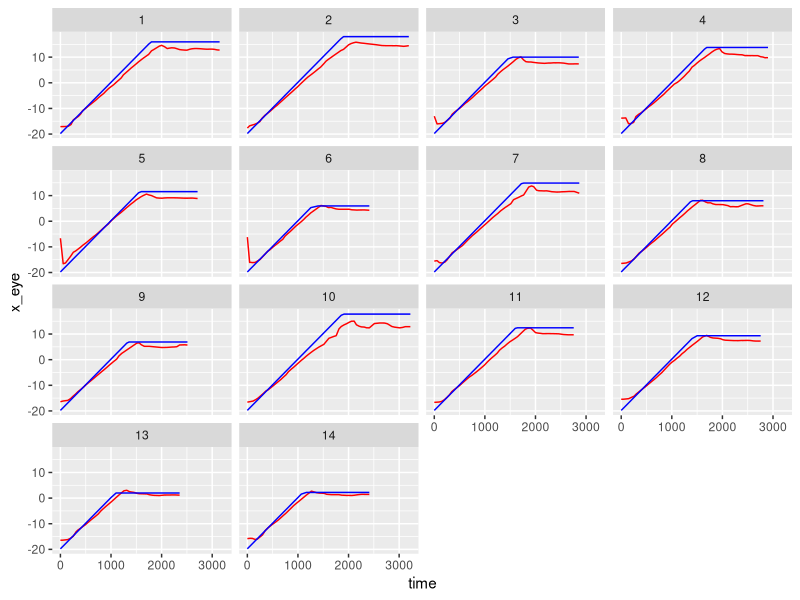
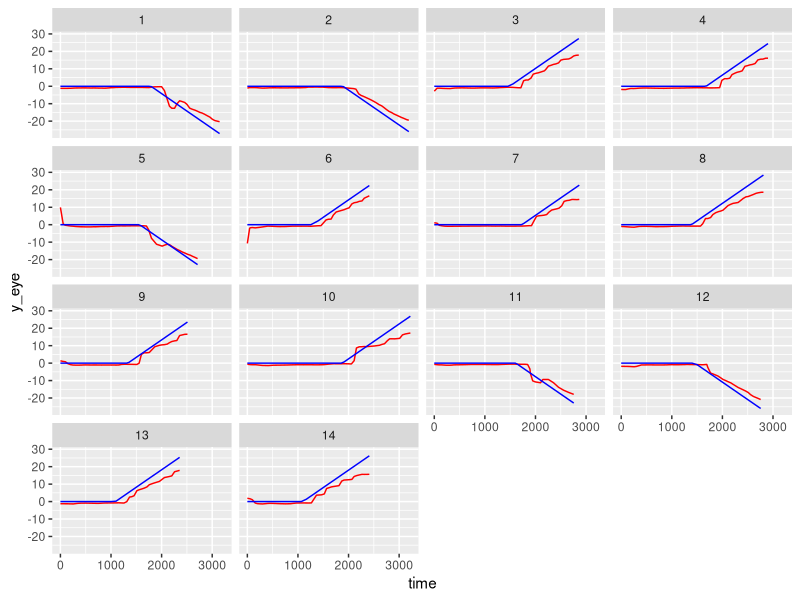
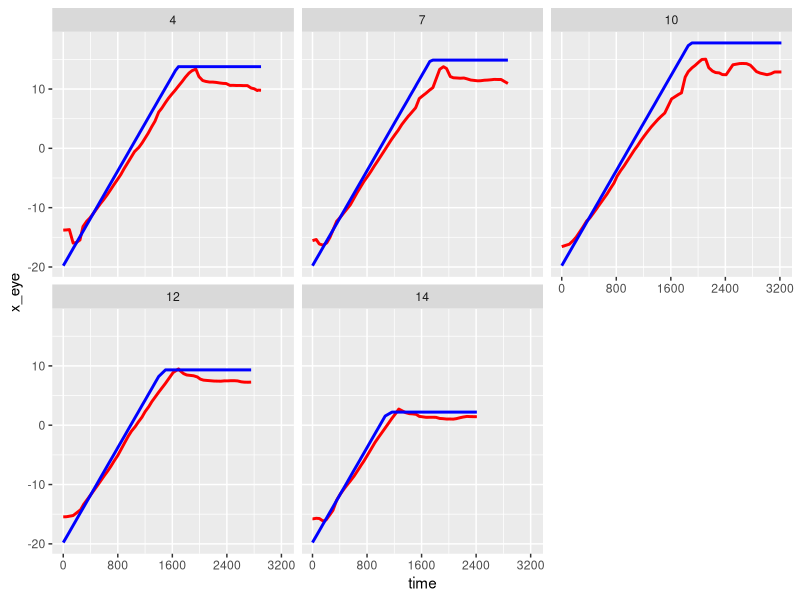
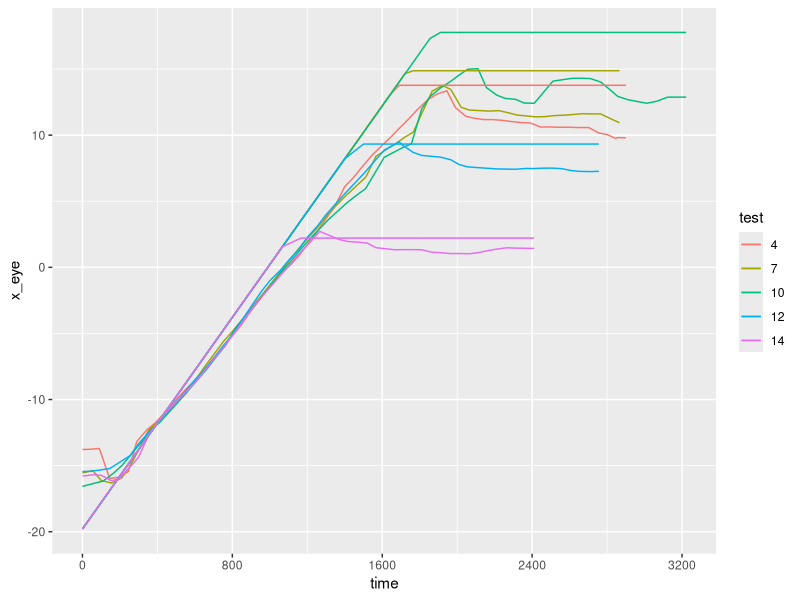
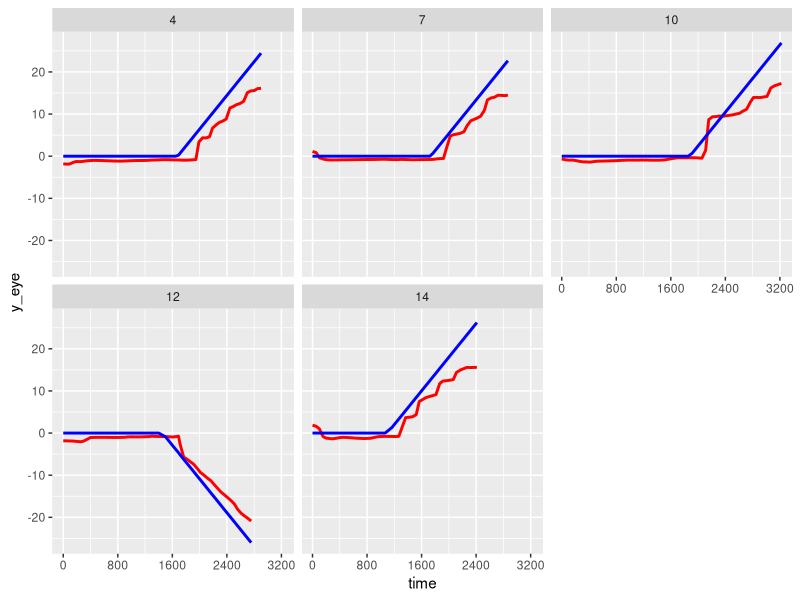
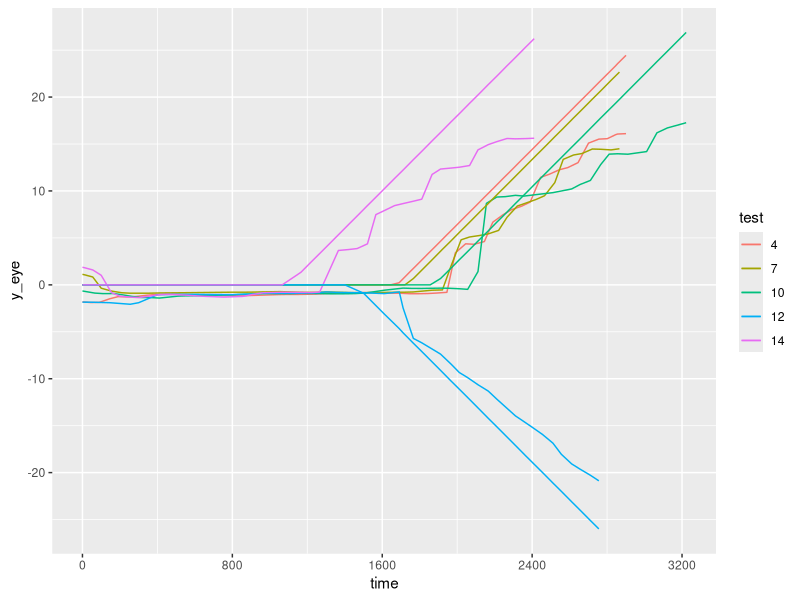

Write the R code that produced these figures, in order.
## ---- chunk 1
library(ggplot2)
library(gganimate)
library(dplyr)
library(transformr)

eyepaths <- read.csv("all_eye_paths.csv")
orbpaths <- read.csv("all_orb_paths.csv")

eyepaths
orbpaths

## Directions:
# Left: 4,7,10,12,14
# Up: 1,5,9,11,15
# Down: 2,3,6,8,13 

# Combining orb paths and eye tracking
combined <- eyepaths %>%
  full_join(orbpaths, by = c("test","time"), suffix = c("_eye", "_orb")) %>%
  mutate(y_orb = as.double(y_orb))

combined

# Separating by direction 

left_tests <- combined %>%
  filter(test %in% c(4,7,10,12,14)) %>%
  mutate(test = as.factor(test)) %>%
  na.omit()

up_tests <- combined %>%
  filter(test %in% c(1,5,9,11,15)) %>%
  mutate(test = as.factor(test)) %>%
  na.omit()

down_tests <- combined %>%
  filter(test %in% c(2,3,6,8,13 )) %>%
  mutate(test = as.factor(test)) %>%
  na.omit()

left_tests # holds points for balls that go left
up_tests # holds points for balls that go up
down_tests # holds points for balls that go down

#write files
write.csv(left_tests, "C:\\Users\\joann\\OneDrive\\Desktop\\EMC\\EMC Analysis\\left-tests\\left_tests.csv", row.names = FALSE)
write.csv(up_tests, "C:\\Users\\joann\\OneDrive\\Desktop\\EMC\\EMC Analysis\\up-tests\\up_tests.csv", row.names = FALSE)
write.csv(down_tests, "C:\\Users\\joann\\OneDrive\\Desktop\\EMC\\EMC Analysis\\down-tests\\down_tests.csv", row.names = FALSE)
## ---- chunk 2
# plots all test's x-comp
combined <- combined %>% na.omit()
ggplot(combined, aes(x = time, y = x_eye)) +
  geom_line(color = "red") +
  geom_line(aes(x = time, y = x_orb), color = "blue") +
  facet_wrap(~test)

# plots all test's y-comp
ggplot(combined, aes(x = time, y = y_eye)) +
  geom_line(color = "red") +
  geom_line(aes(x = time, y = y_orb), color = "blue") +
  facet_wrap(~test)


# X comp for left_tests
left_tests %>%
  ggplot(aes(x = time, y = x_eye)) + 
    geom_line(color = "red", linewidth = 1) +
    geom_line(aes(x = time, y = x_orb), color = "blue", linewidth = 1) + 
    scale_x_continuous(breaks = seq(0, 3200, by = 800)) +
    facet_wrap(~test)

left_tests %>%
  ggplot(aes(x = time, y = x_eye, color = test)) + 
    geom_line() +
    geom_line(aes(x = time, y = x_orb)) + 
    scale_x_continuous(breaks = seq(0, 3200, by = 800))

# Y comp for left_tests
left_tests %>%
  ggplot(aes(x = time, y = y_eye)) + 
    geom_line(color = "red", linewidth = 1) +
    geom_line(aes(x = time, y = y_orb), color = "blue", linewidth = 1) + 
    scale_x_continuous(breaks = seq(0, 3200, by = 800)) +
    facet_wrap(~test)

left_tests %>%
  ggplot(aes(x = time, y = y_eye, color = test)) + 
    geom_line() +
    geom_line(aes(x = time, y = y_orb)) + 
    scale_x_continuous(breaks = seq(0, 3200, by = 800))
## ---- chunk 3
# data manipulation...
forAnim <- left_tests %>%
  filter(test == 4) %>%
  mutate(x_eye = x_eye + 3)

p <- ggplot(forAnim, aes(x = time, y = x_eye)) + 
  geom_line(color = "red") +
  geom_line(aes(x = time, y = x_orb), color = "blue") +
  transition_reveal(time)

print(p)
